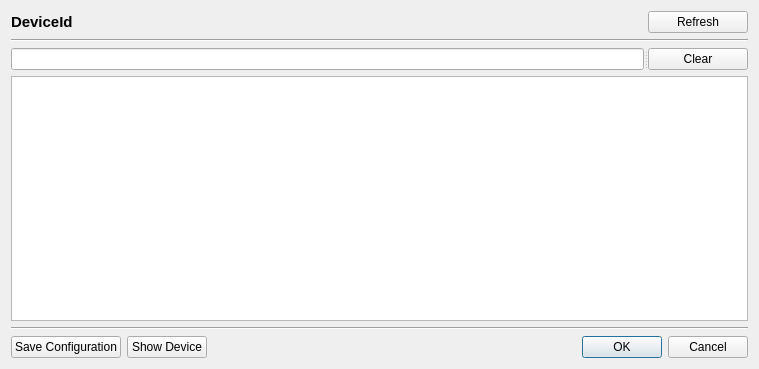
<?xml version="1.0" encoding="UTF-8"?>
<ui version="4.0">
 <class>ConfigurationNameDialog</class>
 <widget class="QDialog" name="ConfigurationNameDialog">
  <property name="geometry">
   <rect>
    <x>0</x>
    <y>0</y>
    <width>759</width>
    <height>369</height>
   </rect>
  </property>
  <property name="windowTitle">
   <string>Configurations from Name</string>
  </property>
  <layout class="QVBoxLayout" name="verticalLayout">
   <item>
    <layout class="QHBoxLayout" name="horizontalLayout_3">
     <item>
      <widget class="QLabel" name="ui_instance">
       <property name="font">
        <font>
         <pointsize>11</pointsize>
         <weight>75</weight>
         <bold>true</bold>
        </font>
       </property>
       <property name="text">
        <string>DeviceId</string>
       </property>
      </widget>
     </item>
     <item>
      <widget class="QPushButton" name="ui_button_refresh">
       <property name="maximumSize">
        <size>
         <width>100</width>
         <height>16777215</height>
        </size>
       </property>
       <property name="text">
        <string>Refresh</string>
       </property>
      </widget>
     </item>
    </layout>
   </item>
   <item>
    <widget class="Line" name="line">
     <property name="orientation">
      <enum>Qt::Horizontal</enum>
     </property>
    </widget>
   </item>
   <item>
    <widget class="QSplitter" name="splitter">
     <property name="orientation">
      <enum>Qt::Horizontal</enum>
     </property>
     <widget class="QLineEdit" name="ui_filter"/>
     <widget class="QPushButton" name="ui_button_clear">
      <property name="maximumSize">
       <size>
        <width>100</width>
        <height>16777215</height>
       </size>
      </property>
      <property name="text">
       <string>Clear</string>
      </property>
     </widget>
    </widget>
   </item>
   <item>
    <widget class="QTableView" name="ui_table_widget">
     <property name="alternatingRowColors">
      <bool>true</bool>
     </property>
     <property name="selectionMode">
      <enum>QAbstractItemView::SingleSelection</enum>
     </property>
     <property name="selectionBehavior">
      <enum>QAbstractItemView::SelectRows</enum>
     </property>
     <property name="sortingEnabled">
      <bool>true</bool>
     </property>
     <attribute name="horizontalHeaderStretchLastSection">
      <bool>true</bool>
     </attribute>
     <attribute name="verticalHeaderStretchLastSection">
      <bool>false</bool>
     </attribute>
    </widget>
   </item>
   <item>
    <widget class="Line" name="line_2">
     <property name="orientation">
      <enum>Qt::Horizontal</enum>
     </property>
    </widget>
   </item>
   <item>
    <layout class="QHBoxLayout" name="horizontalLayout">
     <item>
      <widget class="QPushButton" name="ui_button_save">
       <property name="text">
        <string>Save Configuration</string>
       </property>
      </widget>
     </item>
     <item>
      <widget class="QPushButton" name="ui_show_device">
       <property name="text">
        <string>Show Device</string>
       </property>
      </widget>
     </item>
     <item>
      <widget class="QLabel" name="ui_status">
       <property name="text">
        <string/>
       </property>
      </widget>
     </item>
     <item>
      <widget class="QDialogButtonBox" name="buttonBox">
       <property name="orientation">
        <enum>Qt::Horizontal</enum>
       </property>
       <property name="standardButtons">
        <set>QDialogButtonBox::Cancel|QDialogButtonBox::Ok</set>
       </property>
      </widget>
     </item>
    </layout>
   </item>
  </layout>
 </widget>
 <resources/>
 <connections>
  <connection>
   <sender>buttonBox</sender>
   <signal>accepted()</signal>
   <receiver>ConfigurationNameDialog</receiver>
   <slot>accept()</slot>
   <hints>
    <hint type="sourcelabel">
     <x>476</x>
     <y>411</y>
    </hint>
    <hint type="destinationlabel">
     <x>325</x>
     <y>383</y>
    </hint>
   </hints>
  </connection>
  <connection>
   <sender>buttonBox</sender>
   <signal>rejected()</signal>
   <receiver>ConfigurationNameDialog</receiver>
   <slot>reject()</slot>
   <hints>
    <hint type="sourcelabel">
     <x>476</x>
     <y>407</y>
    </hint>
    <hint type="destinationlabel">
     <x>206</x>
     <y>383</y>
    </hint>
   </hints>
  </connection>
 </connections>
</ui>
